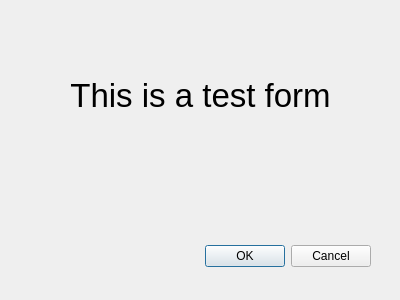
<?xml version="1.0" encoding="UTF-8"?>
<ui version="4.0">
 <class>Dialog</class>
 <widget class="QDialog" name="Dialog">
  <property name="geometry">
   <rect>
    <x>0</x>
    <y>0</y>
    <width>400</width>
    <height>300</height>
   </rect>
  </property>
  <property name="windowTitle">
   <string>Test Form</string>
  </property>
  <widget class="QDialogButtonBox" name="buttonBox">
   <property name="geometry">
    <rect>
     <x>30</x>
     <y>240</y>
     <width>341</width>
     <height>32</height>
    </rect>
   </property>
   <property name="orientation">
    <enum>Qt::Horizontal</enum>
   </property>
   <property name="standardButtons">
    <set>QDialogButtonBox::Cancel|QDialogButtonBox::Ok</set>
   </property>
  </widget>
  <widget class="QLabel" name="label">
   <property name="geometry">
    <rect>
     <x>40</x>
     <y>60</y>
     <width>321</width>
     <height>71</height>
    </rect>
   </property>
   <property name="font">
    <font>
     <pointsize>25</pointsize>
     <weight>50</weight>
     <bold>false</bold>
    </font>
   </property>
   <property name="text">
    <string>This is a test form</string>
   </property>
   <property name="scaledContents">
    <bool>false</bool>
   </property>
   <property name="alignment">
    <set>Qt::AlignCenter</set>
   </property>
  </widget>
 </widget>
 <resources/>
 <connections>
  <connection>
   <sender>buttonBox</sender>
   <signal>accepted()</signal>
   <receiver>Dialog</receiver>
   <slot>accept()</slot>
   <hints>
    <hint type="sourcelabel">
     <x>248</x>
     <y>254</y>
    </hint>
    <hint type="destinationlabel">
     <x>157</x>
     <y>274</y>
    </hint>
   </hints>
  </connection>
  <connection>
   <sender>buttonBox</sender>
   <signal>rejected()</signal>
   <receiver>Dialog</receiver>
   <slot>reject()</slot>
   <hints>
    <hint type="sourcelabel">
     <x>316</x>
     <y>260</y>
    </hint>
    <hint type="destinationlabel">
     <x>286</x>
     <y>274</y>
    </hint>
   </hints>
  </connection>
 </connections>
</ui>
